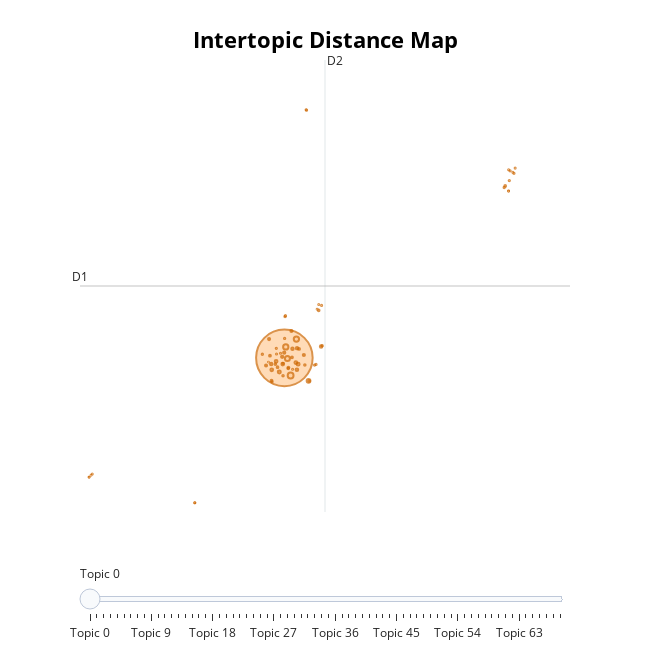

Notebook source saved alongside this figure:
### Markdown cell above
### Visualization of topics, their sizes, and their corresponding words

This visualization is highly inspired by LDAvis, a great visualization technique typically reserved for LDA.

### Code cell
model.visualize_topics()
